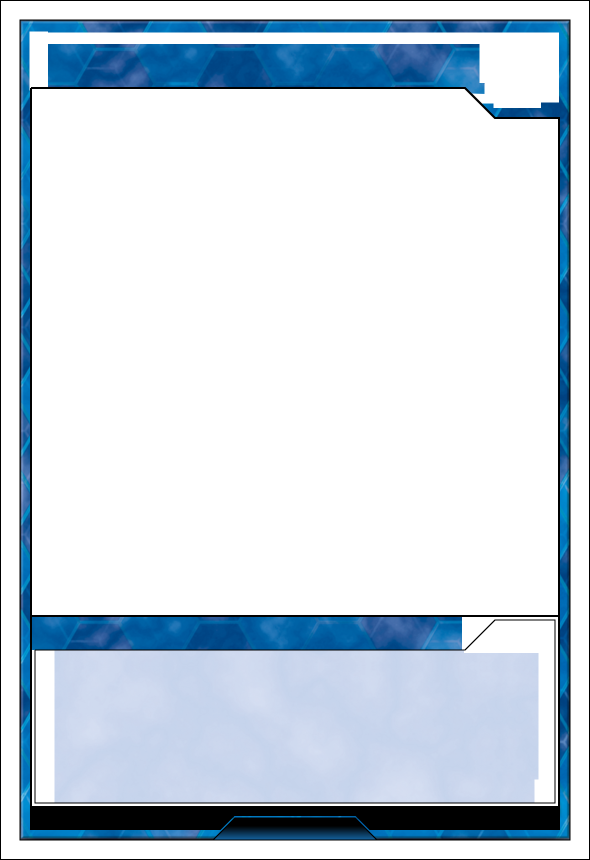
#> input picture python/input_png/monster_link.png, 1180 x 1720 px (shown at 1/2 size)
$ python main.py
#> lines starting #> are read from the running program, lines starting #| are printed output that depends on the picture; after the words box and inside, x2 and y2 are one past the last pixel; in counts of white or black regions, pixels touching at a corner belong together
### python/svg_masks.py
"""
SVG parsing and rasterization helpers for fill_by_region.

Provides boolean/integer masks derived from fallback.svg geometry:
  rasterize_skeleton  : black stroke pixels from the SVG
  create_region_mask  : per-pixel region label (1, 2, 3, or 0)
  _inner_boundary_mask: stroke of the "inner card boundary" rect only
  _art_box_tb_mask    : top and bottom horizontal segments of the art box
"""

import xml.etree.ElementTree as ET

import numpy as np
from PIL import Image, ImageDraw

# The 3 regions from fill_by_region_plan.md.
REGION_1 = 1  # between Inner card boundary and Art box (yellowish)
REGION_2 = 2  # between Effect box outer and Effect box inner (same tone as region 1)
REGION_3 = 3  # inside Effect box inner / text area (lighter, yellowish-white)


# ---------------------------------------------------------------------------
# Low-level geometry helpers
# ---------------------------------------------------------------------------

def _svg_scale(svg_path, width, height):
    tree = ET.parse(svg_path)
    root = tree.getroot()
    vb = root.get("viewBox", f"0 0 {width} {height}").split()
    return root, width / float(vb[2]), height / float(vb[3])


# [38 lines left out: functions _title_of, _parse_polyline_points, _poly_mask, _rect_mask, _ellipse_mask, not called in this run]


# ---------------------------------------------------------------------------
# Public mask builders
# ---------------------------------------------------------------------------

def rasterize_skeleton(png_path, width, height, cfg):
    """Return bool mask (H x W) where SVG black stroke/fill pixels are True.
    Loads from a pre-rasterized PNG for pixel-accurate stroke positions,
    avoiding the half-pixel inward shift that PIL's integer stroke math introduces."""
    img = Image.open(png_path).convert("RGBA")
    if img.size != (width, height):
        img = img.resize((width, height), Image.LANCZOS)
    arr = np.array(img)
    return (arr[:, :, 0] < 10) & (arr[:, :, 3] > 200)


def create_region_mask(svg_path, width, height):
    """
    Return uint8 array (H x W) with values 1, 2, 3 for the 3 target regions.
    0 = not a target region. Later assignments override earlier ones.

    REGION_1: inner card body (inside inner boundary, minus art box and below).
    REGION_2: effect box border (inside outer rect, minus inner polyline).
    REGION_3: effect box text area (inside inner polyline).
    """
    root, sx, sy = _svg_scale(svg_path, width, height)
    mask = np.zeros((height, width), dtype=np.uint8)

    # Paint REGION_1 as the inner card body first; overrides follow.
    inner = _rect_mask(40, 40, 1100, 1640, sx, sy, width, height)
    mask[inner] = REGION_1

    for elem in root.iter():
        tag = elem.tag.split("}")[-1]
        t = _title_of(elem)

        if tag == "polyline":
            pts = _parse_polyline_points(elem.get("points", ""), sx, sy)
            m = _poly_mask(pts, width, height)
            if "art box" in t:
                mask[m] = 0  # art box: not a target region
            elif "effect box inner" in t:
                mask[m] = REGION_3  # innermost: text area
            elif "footer" in t:
                mask[m] = 0
            elif "bottom logo" in t:
                mask[m] = 0

        elif tag == "rect":
            x = float(elem.get("x", 0))
            y = float(elem.get("y", 0))
            w = float(elem.get("width"))
            h = float(elem.get("height"))
            if "effect box outer" in t:
                # Paint the outer rect as REGION_2; inner polyline overrides to REGION_3 above.
                mask[_rect_mask(x, y, w, h, sx, sy, width, height)] = REGION_2

        elif tag == "circle":
            cx, cy, r = float(elem.get("cx")), float(elem.get("cy")), float(elem.get("r"))
            mask[_ellipse_mask(cx, cy, r, sx, sy, width, height)] = 0  # circles: not target

    return mask


# [66 lines left out: functions _inner_boundary_mask, _art_box_tb_mask, _level_badge_mask, not called in this run]

### python/main.py
#!/usr/bin/env python3
"""
main.py: Color the fallback.svg skeleton using frame texture PNGs.

See fill_by_region_plan.md for the full plan. Steps:
  1. Start   : blank transparent canvas.
  2. Skeleton: paint SVG black strokes as opaque black onto the canvas.
  3. Copy    : for pixels in regions 1/2/3 that are not blackish, copy from source PNG.
               Pixels near SVG lines or region boundaries use a stricter luminance threshold.
               Save intermediate to removed_black/.
  4. Outliers: erase copied pixels whose hue deviates too far from the region average.
  5. Fill    : fill remaining transparent gaps using weighted random patch sampling.
  6. Border  : composite with border_strip.png and ATK/DEF strip.
  7. Skeleton: redraw SVG skeleton strokes on top so lines are crisp on the final output.

Regions (matching fill_by_region_plan.md):
  1 = between Inner card boundary and Art box  (yellowish)
  2 = between Effect box outer and Effect box inner  (same tone as region 1)
  3 = inside Effect box inner / text area  (lighter, yellowish-white)

Usage:
    python main.py                       # runs all entries in INPUT_CONFIGS
    python main.py source.png output.png # single file, default config
"""

import os
import sys
import time

import numpy as np
from PIL import Image

from border import add_border_strip
from copy_pixels import copy_pixels
from fill_gaps import fill_gaps
from svg_masks import create_region_mask, rasterize_skeleton, _level_badge_mask


_DIR = os.path.dirname(__file__)

# Final output; used as card frames for the Card Editor (Rush Duel layout).
OUTPUT_DIR = os.path.join(_DIR, "..", "web", "card_frame_rushduel")

# The same card frame skeleton in two formats:
# SVG_PATH is used for region geometry (create_region_mask, edge distance masks).
# FALLBACK_PNG is the SVG pre-rendered to PNG, used for the skeleton pixel mask
# (pixel-accurate stroke positions without PIL's stroke-centering approximation).
SVG_PATH = os.path.join(OUTPUT_DIR, "fallback.svg")
FALLBACK_PNG = os.path.join(OUTPUT_DIR, "fallback.png")

ATK_DEF_STRIP_SVG = os.path.join(OUTPUT_DIR, "atk_def_strip.svg")
BORDER_STRIP_PNG = os.path.join(OUTPUT_DIR, "border_strip.png")
INPUT_DIR = os.path.join(_DIR, "input_png")
REMOVED_BLACK_DIR = os.path.join(_DIR, "removed_black")

# ---------------------------------------------------------------------------
# Per-file config
# ---------------------------------------------------------------------------
# Each entry maps an input basename to a dict of parameter overrides.
# Keys match the defaults in _default_config() below.
# Add a new entry for each card type that needs different tuning.

INPUT_CONFIGS = {
    # "spell.png": {
    #     "COPY_LEVEL_BADGE": False,
    #     "ADD_ATK_DEF_STRIP": False,
    #     "LUMINANCE_THRESHOLD_NEAR_EDGE": 150,
    # },
    # "trap.png": {
    #     "COPY_LEVEL_BADGE": False,
    #     "ADD_ATK_DEF_STRIP": False,
    # },
    # "monster_normal.png": {
    #     "LUMINANCE_THRESHOLD_NEAR_EDGE": 180,
    # },
    # "monster_effect.png": {},
    # "monster_fusion.png": {},
    # "monster_ritual.png": {
    #     "COPY_ALL_IN_REGION": True,
    #     "ALPHA_THRESHOLD": 240,
    #     "SAMPLE_EXCLUDE_EDGE_PX": 8,
    # },
    # "monster_link.png": {},
    # "monster_synchro.png": {},
    # "monster_xyz.png": {  # input is very dark; skip luminance filter
    #     "COPY_ALL_IN_REGION": True,
    #     "ALPHA_THRESHOLD": 240,
    #     "SAMPLE_EXCLUDE_EDGE_PX": 8,
    # },
    # "monster_synchro.png": {
    #     "COPY_ALL_IN_REGION": True,
    #     "ALPHA_THRESHOLD": 240,
    #     "SAMPLE_EXCLUDE_EDGE_PX": 8,
    # },
    "monster_link.png": {
        "COPY_ALL_IN_REGION": True,
        "ALPHA_THRESHOLD": 240,
        "SAMPLE_EXCLUDE_EDGE_PX": 8,
    },
}


def _default_config():
    return {
        # Pixels with luminance below this are considered "blackish" and are not copied.
        # Luminance = 0.299R + 0.587G + 0.114B (range 0-255).
        "LUMINANCE_THRESHOLD": 80,

        # Pixels within EDGE_DISTANCE_PX of any SVG line use this stricter threshold,
        # since upscaling bleeds black stroke color further into the frame near edges.
        "LUMINANCE_THRESHOLD_NEAR_EDGE": 160,

        # How many pixels away from an SVG line counts as "near edge".
        "EDGE_DISTANCE_PX": 8,

        # The inner card boundary borders regions that should be fully filled with color,
        # so it uses a smaller near-edge radius than other SVG lines.
        "INNER_BOUNDARY_EDGE_DISTANCE_PX": 1,

        # The art box top and bottom horizontal edges accumulate more upscaling bleed
        # than the sides, so they get their own (usually larger) near-edge radius.
        "ART_BOX_TB_EDGE_DISTANCE_PX": 24,

        # Minimum luminance a pixel must have to be copied into REGION_3.
        # Filters out darker bleed-in from upscaling misalignment at the border.
        "REGION_3_MIN_LUMINANCE": 216,

        # Pixels inside REGION_3 but within this many pixels of the region boundary
        # also use LUMINANCE_THRESHOLD_NEAR_EDGE, because the source image has misaligned
        # dark bleed near the effect box inner edge that the skeleton distance alone misses.
        "REGION_3_EDGE_DISTANCE_PX": 20,

        # Step 4: remove copied pixels whose hue deviates too far from the region average.
        # Catches off-tone bleed that the blackish check cannot catch.
        # Hue is on a 0-360 color wheel:
        # 0/360=red, 60=yellow, 120=green, 180=cyan, 240=blue, 300=magenta.
        # Set OUTLIER_MAX_HUE_DEV to 0 to disable this filter.
        "OUTLIER_MAX_HUE_DEV": 30,  # degrees (0 = disabled)

        # Whether to draw the level badge circle stroke in the skeleton.
        # False = no ring drawn; the badge area stays fully transparent in the output.
        "COPY_LEVEL_BADGE": True,

        # Pixels with alpha below this are treated as transparent.
        "ALPHA_THRESHOLD": 32,

        # Number of nearest already-filled pixels to sample from when filling gaps.
        "RANDOM_FILL_K": 64,
        # Fixed seed so the mottled texture pattern is deterministic across runs.
        # Change to get a different random arrangement of the texture.
        "RANDOM_FILL_SEED": 1,

        # Whether to add the semi-transparent dark strip behind ATK/DEF stats.
        # Spell/Trap cards do not have ATK/DEF, so they should set this to False.
        "ADD_ATK_DEF_STRIP": True,

        # When True, copy ALL opaque region pixels from the source in Step 3
        # without any luminance/blackish filtering, then skip Step 4 (hue outliers).
        # Use for inputs with a very dark or blackish tone where the normal
        # luminance threshold would discard most pixels.
        "COPY_ALL_IN_REGION": False,

        # Pixels within this many pixels of the skeleton are excluded from the gap-fill
        # sample pool. Stroke bleed from upscaling darkens these pixels; excluding them
        # from sampling prevents dark corners when gaps are near the skeleton boundary.
        # The pixels themselves remain in the canvas unchanged. 0 = disabled.
        "SAMPLE_EXCLUDE_EDGE_PX": 0,
    }


def _config_for(basename):
    cfg = _default_config()
    cfg.update(INPUT_CONFIGS.get(basename, {}))
    return cfg


# ---------------------------------------------------------------------------
# Main pipeline
# ---------------------------------------------------------------------------

def run(source_path, output_path):
#> called with source_path = 'python/input_png/monster_link.png'
    basename = os.path.basename(source_path)
    cfg = _config_for(basename)

    src = Image.open(source_path).convert("RGBA")
#> src is the input picture: PIL image 1180x1720 RGBA; mean R, G, B, A 30.9, 42.5, 53.2, 79.6
    arr = np.array(src, dtype=np.uint8)
    h, w = arr.shape[:2]
#> h = 1720; w = 1180

    # Step 1: blank canvas
    canvas = np.zeros((h, w, 4), dtype=np.uint8)
    print(f"Canvas: {w}x{h}  config: {basename}")
#| Canvas: 1180x1720  config: monster_link.png

    # Step 2: draw skeleton
    skeleton = rasterize_skeleton(FALLBACK_PNG, w, h, cfg)
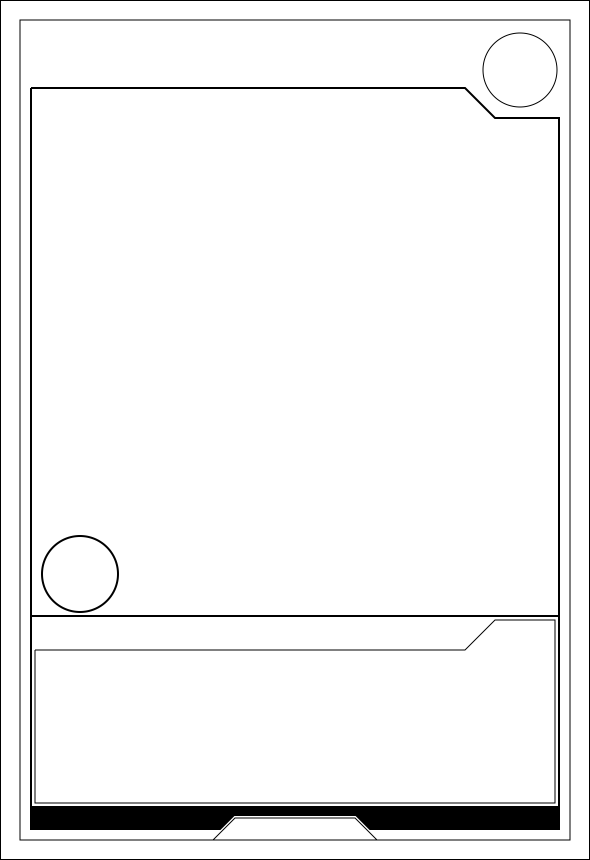
#> input picture web/card_frame_rushduel/fallback.png, 1180 x 1720 px (shown at 1/2 size)
#> in rasterize_skeleton, img is the input picture: PIL image 1180x1720 RGBA; mean R, G, B, A 0, 0, 0, 11.9
#> in rasterize_skeleton, `return (arr[:, :, 0] < 10) & (arr[:, :, 3] > 200)`:
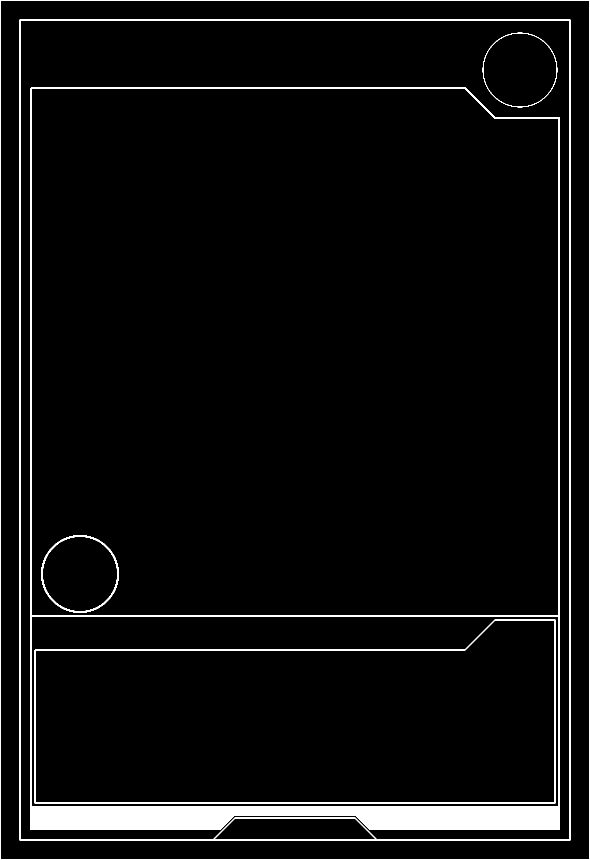
#> returned value: shape (1720, 1180) bool (shown at 1/2 size); 4.6% white; 6 white regions, box (x1, y1, x2, y2) and area: (60, 174, 1120, 1660) 63028, (39, 39, 1141, 1681) 11698, (0, 0, 1180, 1720) 11584, (69, 1239, 1111, 1607) 5563, (82, 1070, 238, 1226) 1673, (965, 65, 1115, 215) 673
    if not cfg["COPY_LEVEL_BADGE"]:
        skeleton &= ~_level_badge_mask(SVG_PATH, w, h)
    canvas[skeleton] = [0, 0, 0, 255]
    print(f"Skeleton: {skeleton.sum()} black pixels painted.")
#| Skeleton: 94219 black pixels painted.

    # Steps 3-4: copy pixels from source, filter blackish, remove hue outliers
    region_mask = create_region_mask(SVG_PATH, w, h)
    copy_pixels(canvas, arr, region_mask, skeleton, cfg, SVG_PATH, REMOVED_BLACK_DIR, basename)

    # Steps 5, 5.5, 5.6: fill gaps, blur seams, fill logo gradient
    fill_gaps(canvas, region_mask, skeleton, cfg)

    # Step 6: composite border strip and ATK/DEF strip
    filled_img = Image.fromarray(canvas, "RGBA")
    result = add_border_strip(filled_img, cfg, ATK_DEF_STRIP_SVG, BORDER_STRIP_PNG)

    # Step 7: redraw skeleton on final composite so strokes are crisp
    result_arr = np.array(result)
    result_arr[skeleton] = [0, 0, 0, 255]
    Image.fromarray(result_arr, "RGBA").save(output_path)
    print(f"Saved to {output_path}")


if __name__ == "__main__":
    begin_t = time.time()
    print(f"begin main at {time.strftime('%Y-%m-%dT%H:%M:%Sz')}")

    if len(sys.argv) == 3:
        run(sys.argv[1], sys.argv[2])
    else:
        for name in INPUT_CONFIGS:
            print("_" * 40)
            source = os.path.join(INPUT_DIR, name)
            output = os.path.join(OUTPUT_DIR, name)
            if os.path.exists(source):
#> (the run stopped early here; a loop or call above may not have finished)
